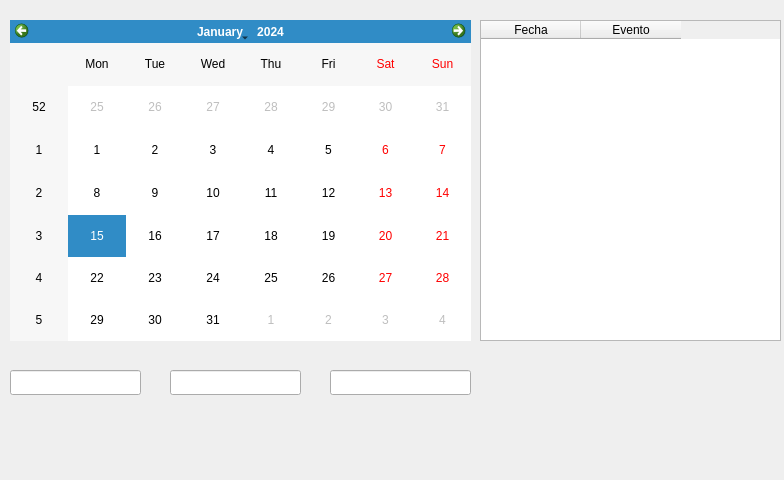
<?xml version="1.0" encoding="UTF-8"?>
<ui version="4.0">
 <class>calendario</class>
 <widget class="QWidget" name="calendario">
  <property name="geometry">
   <rect>
    <x>0</x>
    <y>0</y>
    <width>784</width>
    <height>480</height>
   </rect>
  </property>
  <property name="windowTitle">
   <string>Form</string>
  </property>
  <property name="styleSheet">
   <string notr="true">#salir_btn{
background:;
border:none;
	background-image: url(:/icons/icons/home.png);
}

#salir_btn:hover{
border: 1px solid rgb(238, 238, 236);
}

#agregar_btn{
background:;
border:none;
	background-image: url(:/icons/icons/pngegg(8).png);
}

#agregar_btn:hover{
border: 1px solid rgb(238, 238, 236);
}</string>
  </property>
  <widget class="QCalendarWidget" name="calendar_2">
   <property name="geometry">
    <rect>
     <x>10</x>
     <y>20</y>
     <width>461</width>
     <height>321</height>
    </rect>
   </property>
  </widget>
  <widget class="QLineEdit" name="line_hora">
   <property name="geometry">
    <rect>
     <x>170</x>
     <y>370</y>
     <width>131</width>
     <height>25</height>
    </rect>
   </property>
  </widget>
  <widget class="QPushButton" name="agregar_btn">
   <property name="geometry">
    <rect>
     <x>200</x>
     <y>410</y>
     <width>71</width>
     <height>51</height>
    </rect>
   </property>
   <property name="text">
    <string/>
   </property>
  </widget>
  <widget class="QLineEdit" name="line_fecha">
   <property name="enabled">
    <bool>true</bool>
   </property>
   <property name="geometry">
    <rect>
     <x>10</x>
     <y>370</y>
     <width>131</width>
     <height>25</height>
    </rect>
   </property>
  </widget>
  <widget class="QTableWidget" name="tableCalendar">
   <property name="geometry">
    <rect>
     <x>480</x>
     <y>20</y>
     <width>301</width>
     <height>321</height>
    </rect>
   </property>
   <column>
    <property name="text">
     <string>Fecha</string>
    </property>
   </column>
   <column>
    <property name="text">
     <string>Evento</string>
    </property>
   </column>
  </widget>
  <widget class="QPushButton" name="salir_btn">
   <property name="geometry">
    <rect>
     <x>570</x>
     <y>350</y>
     <width>121</width>
     <height>101</height>
    </rect>
   </property>
   <property name="text">
    <string/>
   </property>
  </widget>
  <widget class="QLineEdit" name="line_evento">
   <property name="geometry">
    <rect>
     <x>330</x>
     <y>370</y>
     <width>141</width>
     <height>25</height>
    </rect>
   </property>
  </widget>
 </widget>
 <resources/>
 <connections/>
</ui>
